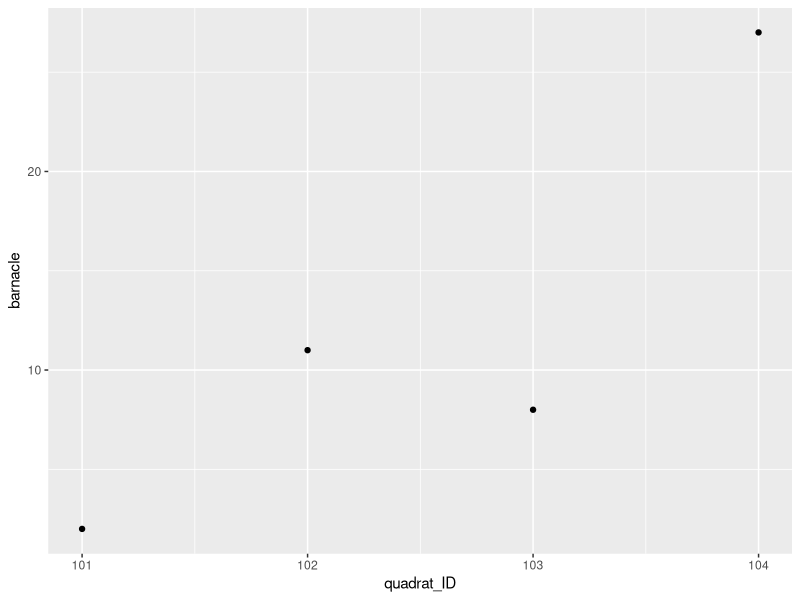

Write R code to recreate this figure.
# class notes 3/20/25

# see Help bar for data transformation cheat sheet

#### Joining data

# mutate adds observations
# filter removes observations
library(dplyr)
library(tidyverse)

data1 = data.frame(ID = c(1,2), X1 = c("a1", "a2"))

data1
data2 = data.frame(ID = c(2,3), X1 = c("b1", "b2"))

data2
# notice how both dataframes have a column in common

# left join (use this most often)
# uses left data frame as a base, adds right data frame based on "by = " command
# all data from left data frame kept, only matching from right kept
# Mismatched cells generate NAs 
data12_left = left_join(data1, data2, by = "ID")
data12_left
data12_left = data1 %>%
  left_join(data2, by = "ID")

# right join 
# same as left, but joins using right data frame as the base
data12_right = right_join(data1, data2, by = "ID")
data12_right

# inner join
# joins both together using only parameters that they have in common 
data12_inner = inner_join(data1, data2, by = "ID")
data12_inner

# full join 
# keeps ALL data
data12_full = full_join(data1, data2)
data12_full

#### ALWAYS CHECK DIMENSIONS OF DATA BEFORE AND AFTER JOINING

# filtering joins

# semi join acts as a filter on data1 without adding rowns, removing cells that don't match with data2
data12_semi = data1 %>%
  semi_join(data2, by = "ID")

data12_semi

# anti join
# does the opposite of semi join, retains only data that doesn't match
data12_anti = anti_join(data1, data2, by = "ID")

data12_anti

#### Switching between long and wide data frames
## turning row to columns and columns to rows

survey = data.frame(quadrat_ID = c(101, 102, 103, 104), 
                    barnacle = c(2, 11 ,8, 27), 
                    chiton = c(1, 0, 0, 2), 
                    mussel = c(0, 1, 1 ,4))
survey

# pivot longer turns columns into rows
long = survey %>%
  pivot_longer(cols = c("barnacle", "chiton", "mussel"), 
               names_to = "beastie", 
               values_to = "counts")
long

# pivot wider turns rows into columns 
wide = long %>%
  pivot_wider(names_from = beastie, values_from = counts)
wide

#### Moral of the story is that long datasets are better for plotting, but wide are better for modelling

# exercise 1.2
ggplot() +
  geom_point(aes(x = quadrat_ID, y = barnacle), data = wide)
